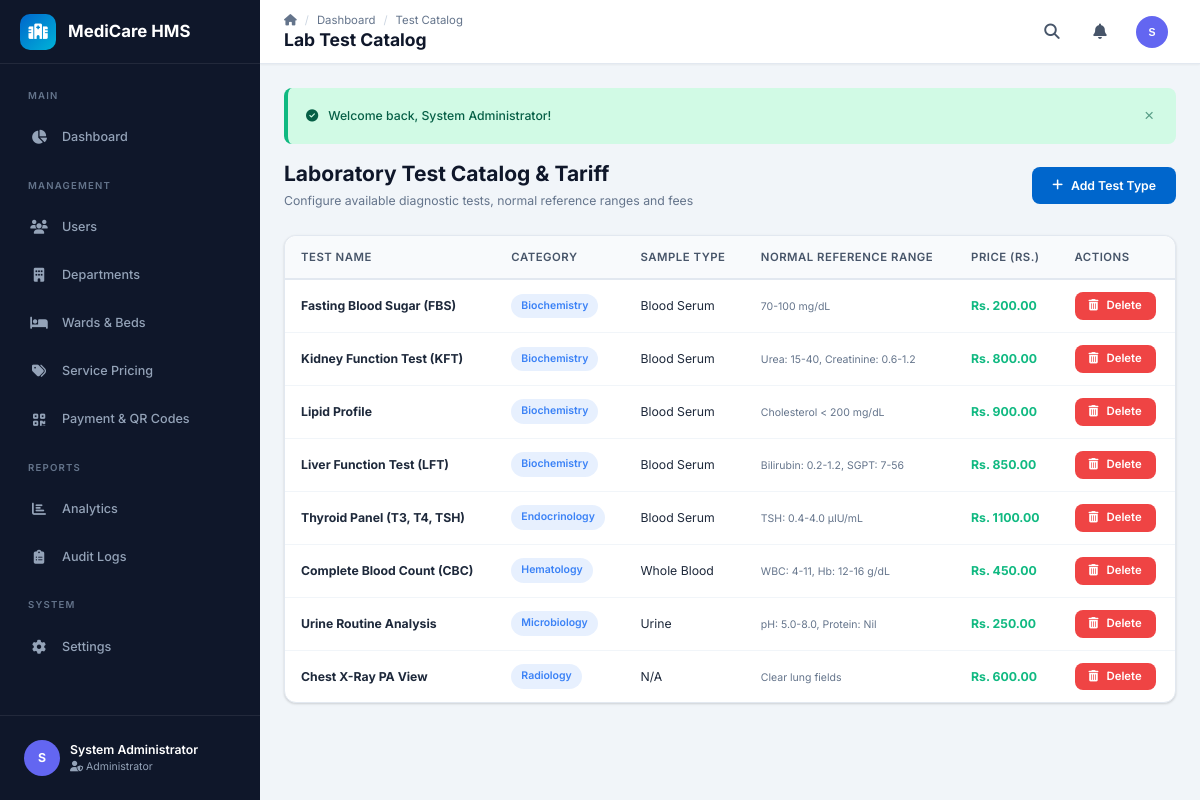
The page /lab/test_catalog.php (signed in) on the database its author committed.
### tables this page shows
CREATE TABLE IF NOT EXISTS lab_test_catalog (
    id INT AUTO_INCREMENT PRIMARY KEY,
    test_name VARCHAR(200) NOT NULL,
    test_code VARCHAR(20) UNIQUE DEFAULT NULL,
    category VARCHAR(50) DEFAULT NULL,
    description TEXT,
    sample_type VARCHAR(50) DEFAULT NULL,
    price DECIMAL(10,2) DEFAULT 0.00,
    turnaround_time VARCHAR(50) DEFAULT NULL,
    normal_range TEXT,
    instructions TEXT,
    status ENUM('active','inactive') DEFAULT 'active',
    created_at DATETIME DEFAULT CURRENT_TIMESTAMP
);

### includes/functions.php (called while the page is built, shortened)
<?php
function sanitize(string $input): string {
    return htmlspecialchars(trim($input), ENT_QUOTES, 'UTF-8');
}

### lab/test_catalog.php (the view, shortened to what this page needs)
<?php
$db = getDB();
$tests = $db->query("SELECT * FROM lab_test_catalog ORDER BY category, test_name")->fetchAll();
include __DIR__ . '/../includes/header.php';
?>
<div class="page-header">
    <div>
        <h1>Laboratory Test Catalog & Tariff</h1>
        <p class="page-subtitle">Configure available diagnostic tests, normal reference ranges and fees</p>
    </div>
    <button class="btn btn-primary" onclick="openModal('addTestModal')">
        <i class="fas fa-plus"></i> Add Test Type
    </button>
</div>
<div class="card">
    <div class="table-responsive">
        <table>
            <thead>
                <tr>
                    <th>Test Name</th>
                    <th>Category</th>
                    <th>Sample Type</th>
                    <th>Normal Reference Range</th>
                    <th>Price (Rs.)</th>
                    <th>Actions</th>
                </tr>
            </thead>
            <tbody>
                <?php foreach ($tests as $t): ?>
                <tr>
                    <td><strong><?= sanitize($t['test_name']) ?></strong></td>
                    <td><span class="badge badge-info"><?= sanitize($t['category']) ?></span></td>
                    <td><?= sanitize($t['sample_type'] ?: 'Blood') ?></td>
                    <td><span class="text-xs text-muted"><?= sanitize($t['normal_range'] ?: '-') ?></span></td>
                    <td class="font-bold text-success">Rs. <?= $t['price'] ?></td>
                    <td>
                        <form method="POST" style="display:inline;" onsubmit="return confirm('Delete lab test <?= sanitize($t['test_name']) ?>?');">
                            <button type="submit" class="btn btn-sm btn-danger"><i class="fas fa-trash-can"></i> Delete</button>
                        </form>
                    </td>
                </tr>
                <?php endforeach; ?>
            </tbody>
        </table>
    </div>
</div>
<?php include __DIR__ . '/../includes/footer.php'; ?>

### assets/css/style.css (style rules this page uses)
:root { --primary: #0066CC; --primary-light: #3388DD; --primary-dark: #004C99; --primary-50: #e6f0ff; --primary-100: #b3d1ff; --primary-500: #0066CC; --primary-600: #0052a3; --primary-700: #003d7a; --accent: #00B4D8; --accent-light: #48CAE4; --accent-dark: #0096B7; --success: #10b981; --success-light: #d1fae5; --warning: #f59e0b; --warning-light: #fef3c7; --danger: #ef4444; --danger-light: #fee2e2; --info: #3b82f6; --info-light: #dbeafe; --white: #ffffff; --gray-50: #f8fafc; --gray-100: #f1f5f9; --gray-200: #e2e8f0; --gray-300: #cbd5e1; --gray-400: #94a3b8; --gray-500: #64748b; --gray-600: #475569; --gray-700: #334155; --gray-800: #1e293b; --gray-900: #0f172a; --sidebar-bg: #0f172a; --sidebar-hover: #1e293b; --sidebar-active: #0066CC; --sidebar-text: #94a3b8; --sidebar-text-active: #ffffff; --sidebar-width: 260px; --sidebar-collapsed-width: 70px; --header-height: 64px; --content-padding: 24px; --border-radius: 12px; --border-radius-sm: 8px; --border-radius-xs: 6px; --border-radius-full: 50%; --shadow-xs: 0 1px 2px rgba(0,0,0,0.05); --shadow-sm: 0 1px 3px rgba(0,0,0,0.1), 0 1px 2px rgba(0,0,0,0.06); --shadow-md: 0 4px 6px -1px rgba(0,0,0,0.1), 0 2px 4px -1px rgba(0,0,0,0.06); --shadow-lg: 0 10px 15px -3px rgba(0,0,0,0.1), 0 4px 6px -2px rgba(0,0,0,0.05); --shadow-xl: 0 20px 25px -5px rgba(0,0,0,0.1), 0 10px 10px -5px rgba(0,0,0,0.04); --transition-fast: 150ms ease; --transition-base: 250ms ease; --transition-slow: 350ms ease; --font-family: 'Inter', -apple-system, BlinkMacSystemFont, 'Segoe UI', Roboto, sans-serif; --font-mono: 'JetBrains Mono', 'Fira Code', monospace; }
*, *::before, *::after { margin: 0; padding: 0; box-sizing: border-box; }
html { font-size: 14px; scroll-behavior: smooth; }
body { font-family: var(--font-family); background: var(--gray-100); color: var(--gray-800); line-height: 1.6; min-height: 100vh; -webkit-font-smoothing: antialiased; -moz-osx-font-smoothing: grayscale; }
h1, h2, h3, h4, h5, h6 { font-weight: 700; line-height: 1.3; color: var(--gray-900); }
h1 { font-size: 1.875rem; }
.text-muted { color: var(--gray-500); }
.text-success { color: var(--success); }
.text-xs { font-size: 0.75rem; }
.font-bold { font-weight: 700; }
.card { background: var(--white); border-radius: var(--border-radius); box-shadow: var(--shadow-sm); border: 1px solid var(--gray-200); overflow: hidden; transition: box-shadow var(--transition-fast); }
.table-responsive { overflow-x: auto; border-radius: var(--border-radius); }
table { width: 100%; border-collapse: collapse; }
table thead { background: var(--gray-50); }
table th { padding: 12px 16px; text-align: left; font-weight: 600; font-size: 0.8125rem; color: var(--gray-600); text-transform: uppercase; letter-spacing: 0.5px; border-bottom: 2px solid var(--gray-200); white-space: nowrap; }
table td { padding: 12px 16px; border-bottom: 1px solid var(--gray-100); font-size: 0.875rem; vertical-align: middle; }
table tbody tr { transition: background var(--transition-fast); }
table tbody tr:last-child td { border-bottom: none; }
.badge { display: inline-flex; align-items: center; gap: 5px; padding: 4px 10px; border-radius: 20px; font-size: 0.75rem; font-weight: 600; background: color-mix(in srgb, var(--badge-color, var(--gray-500)) 12%, transparent); color: var(--badge-color, var(--gray-500)); white-space: nowrap; }
.badge-info { --badge-color: var(--info); }
.btn { display: inline-flex; align-items: center; justify-content: center; gap: 8px; padding: 10px 20px; border: none; border-radius: var(--border-radius-sm); font-size: 0.875rem; font-weight: 600; font-family: var(--font-family); cursor: pointer; transition: all var(--transition-fast); white-space: nowrap; text-decoration: none; line-height: 1.4; }
.btn-primary { background: var(--primary); color: var(--white); }
.btn-danger { background: var(--danger); color: var(--white); }
.btn-sm { padding: 6px 14px; font-size: 0.8125rem; }
.page-header { display: flex; align-items: center; justify-content: space-between; margin-bottom: 24px; flex-wrap: wrap; gap: 16px; }
.page-header h1 { font-size: 1.5rem; }
.page-header .page-subtitle { color: var(--gray-500); font-size: 0.875rem; margin-top: 4px; }

### rows shown on the page
lab_test_catalog: test_name "Fasting Blood Sugar (FBS)", category "Biochemistry", sample_type "Blood Serum", normal_range "70-100 mg/dL", price "200.00"
lab_test_catalog: test_name "Kidney Function Test (KFT)", category "Biochemistry", sample_type "Blood Serum", normal_range "Urea: 15-40, Creatinine: 0.6-1.2", price "800.00"
lab_test_catalog: test_name "Lipid Profile", category "Biochemistry", sample_type "Blood Serum", normal_range "Cholesterol < 200 mg/dL", price "900.00"
lab_test_catalog: test_name "Liver Function Test (LFT)", category "Biochemistry", sample_type "Blood Serum", normal_range "Bilirubin: 0.2-1.2, SGPT: 7-56", price "850.00"
lab_test_catalog: test_name "Thyroid Panel (T3, T4, TSH)", category "Endocrinology", sample_type "Blood Serum", normal_range "TSH: 0.4-4.0 µIU/mL", price "1100.00"
lab_test_catalog: test_name "Complete Blood Count (CBC)", category "Hematology", sample_type "Whole Blood", normal_range "WBC: 4-11, Hb: 12-16 g/dL", price "450.00"
lab_test_catalog: test_name "Urine Routine Analysis", category "Microbiology", sample_type "Urine", normal_range "pH: 5.0-8.0, Protein: Nil", price "250.00"
lab_test_catalog: test_name "Chest X-Ray PA View", category "Radiology", sample_type "N/A", normal_range "Clear lung fields", price "600.00"

### other values the page prints
APP_NAME "MediCare HMS"
$item['section'] "MAIN"
$item['label'] "Dashboard"
$item['section'] "MANAGEMENT"
$item['label'] "Users"
$item['label'] "Departments"
$item['label'] "Wards & Beds"
$item['label'] "Service Pricing"
$item['label'] "Payment & QR Codes"
$item['section'] "REPORTS"
$item['label'] "Analytics"
$item['label'] "Audit Logs"
$item['section'] "SYSTEM"
$item['label'] "Settings"
substr($currentUser['full_name'], 0, 1) "S"
